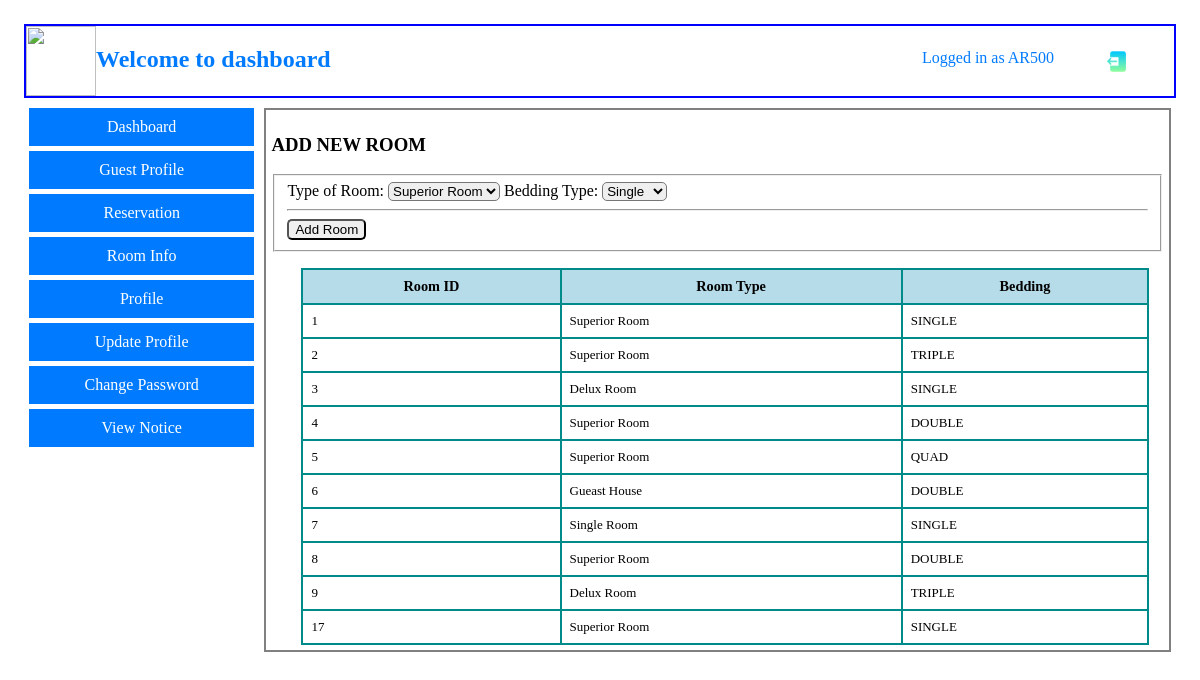
The app's page /view/roomInfo.php (signed in) with its own data.
### tables this page shows
CREATE TABLE `room` (
  `roomid` int(11) NOT NULL,
  `roomType` varchar(200) NOT NULL,
  `bedding` varchar(200) NOT NULL
);

### model/roomModel.php (called while the page is built, shortened)
<?php
    function room(){
        $con = getConnection();
        $sql = "select * from room";
        $result = mysqli_query($con, $sql);
        $rooms = [];
        while($room = mysqli_fetch_assoc($result)){
            array_push($rooms, $room);
        }
        return $rooms;
    }
?>

### view/roomInfo.php (the view, shortened to what this page needs)
<?php
    include('../model/roomModel.php');
    $rooms = room();
?>
<html>
<head>
    <link rel="stylesheet" href="../assets/css/draft.css">
</head>
<body>
    <?php include('dashboard_menu.php'); ?>
    <section class="container">
        <div class="">
            <?php include('side_menu.php'); ?>
        </div>
        <div class="info">
            <div>
                <h3>ADD NEW ROOM </h3>
                <form method="post" action="">
                    <fieldset>
                        Type of Room:
                        <select name="roomType" id="roomType">
                            <option value="Superior Room">Superior Room</option>
                        </select>
                        Bedding Type:
                        <select name="bedding" id="bedding">
                            <option value="SINGLE">Single</option>
                        </select>
                        <hr>
                        <input onclick="room()" type="submit" name="submit" value="Add Room" />
                    </fieldset>
                </form>
            </div>
            <div>
                <table border='1' width='100%'>
                    <tr>
                        <th>Room ID</th>
                        <th>Room Type</th>
                        <th>Bedding</th>
                    </tr>
                    <?php   for($i=0; $i<count($rooms); $i++){ ?>
                    <tr>
                        <td><?=$rooms[$i]['roomid']?></td>
                        <td><?=$rooms[$i]['roomType']?></td>
                        <td><?=$rooms[$i]['bedding']?></td>
                    </tr>
                <?php } ?>
                </table>
            </div>
        </div>
    </section>
</body>
</html>

### view/dashboard_menu.php (shortened to what this page needs)
<html>
<head>
    <link rel="stylesheet" href="../assets/css/styles.css">
    <link rel="stylesheet" href="../assets/css/body.css">
</head>
<body>
    <section class="header">
        <div class="h-title">
            <div>
                <img class="img" src="../assets/logo/property.png" alt="">
            </div>
            <h2>Welcome to dashboard</h2>
        </div>
        <div class="menu">
            <a href="profile.php">Logged in as <?php echo $_SESSION['user']['username'];?></a>
            <a href="../controller/logout.php"><img class="image" src="../assets/logo/log-out.png" alt=""></a>
        </div>
    </section>
</body>
</html>

### view/side_menu.php (shortened to what this page needs)
<html lang="en">
<head>
    <link rel="stylesheet" href="../assets/css/styles.css">
</head>
<body>
    <section>
        <div class="sideMenu">
            <a href="../view/dashboard.php">Dashboard</a>
            <a href="../view/guests_profile_management.php">Guest Profile</a>
            <a href="../view/reservationManagement.php">Reservation</a>
            <a href="../view/roomInfo.php">Room Info</a>
            <a href="../view/profile.php">Profile</a>
            <a href="../view/eprofile.php">Update Profile</a>
            <a href="../view/password_change.php">Change Password</a>
            <a href="../view/view_all_notification.php">View Notice</a>
        </div>
    </section>
</body>
</html>

### assets/css/draft.css (style rules this page uses)
body { margin-top: 2%; margin-left: 2%; margin-right: 2%; }
.container { display: grid; grid-template-columns: 20% 80%; gap: 10px; }
.info { background-color: transparent; margin-right: 15px; padding: 5px; border: 2px solid gray; }
table { border-collapse: collapse; width: 95%; margin-left: 30px; font-size: small; }
th, td { border: 2px solid darkcyan; padding: 8px; text-align: left; }
th { background-color: #add8e6e1; font-size: 1.1em; text-align: center; }
input { border-radius: 5px; }
select { border-radius: 5px; }

### assets/css/styles.css (style rules this page uses)
body { margin-top: 2%; margin-left: 2%; margin-right: 2%; }
.img { height: 70px; width: 70px; }
.image { height: 25px; width: 25px; }
.header { display: grid; grid-template-columns: repeat(2, 1fr); border: 2px solid blue; align-items: center; margin-bottom: 10px; }
.h-title { display: flex; justify-content: flex-start; color: #007bff; }
.menu { display: flex; justify-content: flex-end; margin-right: 20px; }
.menu a { margin-left: 15px; margin-right: 15px; padding: 10px; text-decoration: none; color: #007bff; }
.sideMenu { display: grid; }
.sideMenu a { background-color: #007bff; color: white; margin-bottom: 5px; margin-left: 5px; padding: 10px; text-decoration: none; text-align: center; }

### assets/css/body.css (style rules this page uses)
body { margin: 0; padding: 0; }
a { color: #007bff; text-decoration: none; padding: 0px 0px 0px 10px; }

### records on screen
room: roomid "1", roomType "Superior Room", bedding "SINGLE"
room: roomid "2", roomType "Superior Room", bedding "TRIPLE"
room: roomid "3", roomType "Delux Room", bedding "SINGLE"
room: roomid "4", roomType "Superior Room", bedding "DOUBLE"
room: roomid "5", roomType "Superior Room", bedding "QUAD"
room: roomid "6", roomType "Gueast House", bedding "DOUBLE"
room: roomid "7", roomType "Single Room", bedding "SINGLE"
room: roomid "8", roomType "Superior Room", bedding "DOUBLE"
room: roomid "9", roomType "Delux Room", bedding "TRIPLE"
room: roomid "17", roomType "Superior Room", bedding "SINGLE"

### other values on screen
$_SESSION['user']['username'] "AR500"
